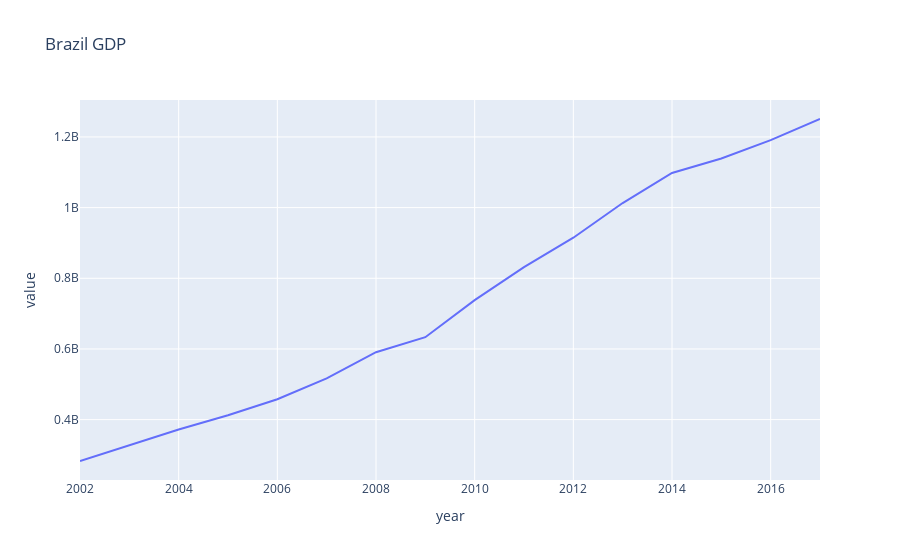

Notebook source saved alongside this figure:
### Code cell
brazil_gdp_tot = brazil_gdp.groupby('year').sum()
brazil_gdp_tot.reset_index(level=0, inplace=True)
brazil_gdp_tot['value'] = brazil_gdp_tot['value'] * 0.19
fig = px.line(brazil_gdp_tot,x='year', y='value',title='Brazil GDP')
fig.show()

### Figure 1 — Plotly figure (JSON) as saved in the notebook; plotly's stock layout.template omitted (floating-point values rounded to 4 significant figures)
{"data": [{"hovertemplate": "year=%{x}<br>value=%{y}<extra></extra>", "legendgroup": "", "line": {"color": "#636efa", "dash": "solid"}, "mode": "lines", "name": "", "orientation": "v", "showlegend": false, "type": "scatter", "x": [2002, 2003, 2004, 2005, 2006, 2007, 2008, 2009, 2010, 2011, 2012, 2013, 2014, 2015, 2016, 2017], "xaxis": "x", "y": [282900000.0, 326400000.0, 372000000.0, 412400000.0, 457800000.0, 516800000.0, 590900000.0, 633300000.0, 738300000.0, 831500000.0, 914800000.0, 1013000000.0, 1098000000.0, 1139000000.0, 1191000000.0, 1251000000.0], "yaxis": "y"}], "layout": {"legend": {"tracegroupgap": 0}, "title": {"text": "Brazil GDP"}, "xaxis": {"anchor": "y", "domain": [0, 1], "title": {"text": "year"}}, "yaxis": {"anchor": "x", "domain": [0, 1], "title": {"text": "value"}}}}
